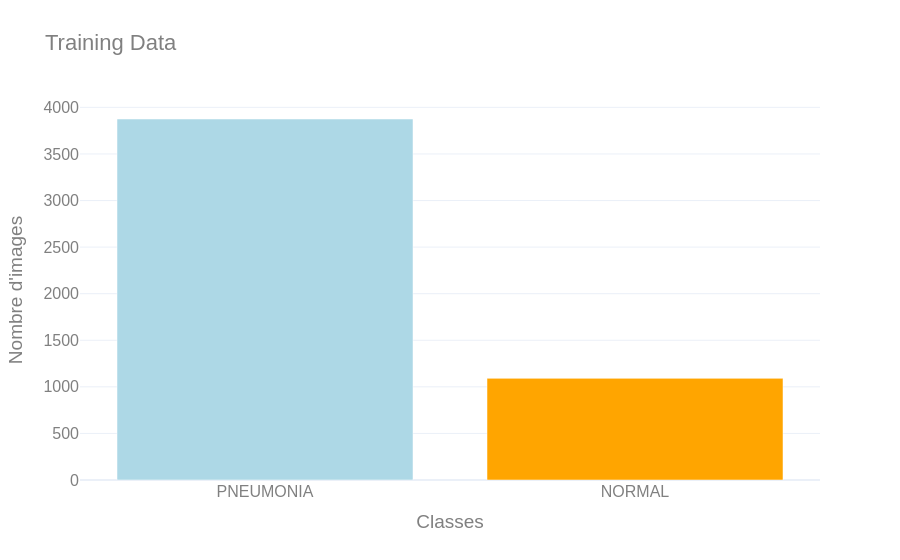
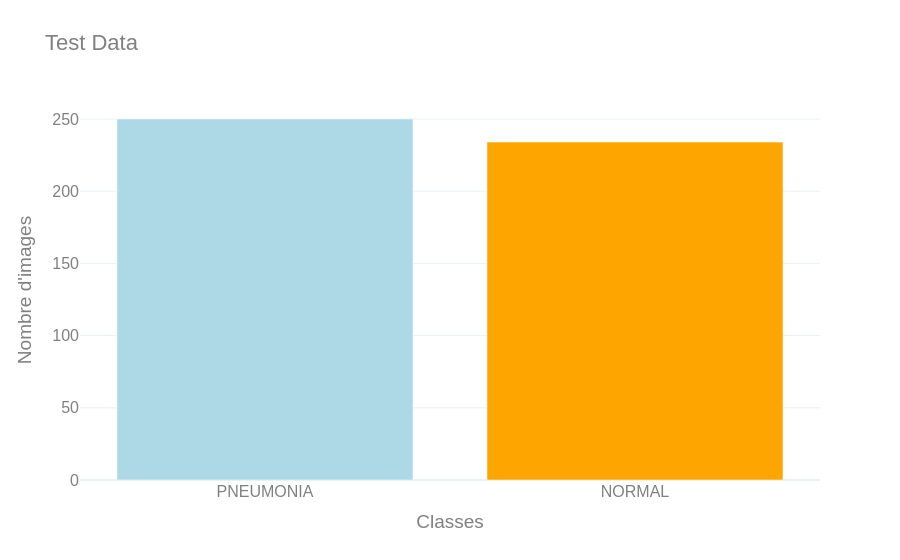
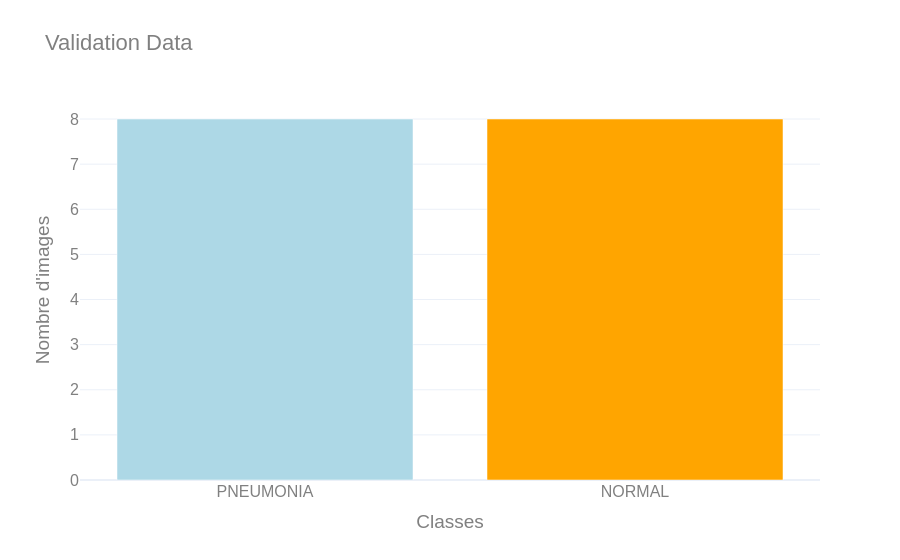

Source (notebook cell) for these figures, in order:
### Code cell
def plot_cases_count(df, title):
    cases_count = df["label"].value_counts().reindex(["PNEUMONIA", "NORMAL"])

    fig = go.Figure(
        data=[
            go.Bar(
                x=["PNEUMONIA", "NORMAL"],
                y=cases_count.values,
                marker_color=["lightblue", "orange"]
            )
        ]
    )

    fig.update_layout(
        title=title,
        xaxis_title="Classes",
        yaxis_title="Nombre d'images",
        font=dict(family="Century, sans-serif", size=16, color="grey"),
        template="plotly_white",
        hovermode="x unified",
        hoverlabel=dict(bgcolor="white", font_size=12),
    )
    return fig

fig_train = plot_cases_count(train_df, "Training Data")
fig_test = plot_cases_count(test_df, "Test Data")
fig_val = plot_cases_count(val_df, "Validation Data")

fig_train.show()
fig_test.show()
fig_val.show()

### Figure 1 — Plotly figure (JSON) as saved in the notebook; plotly's stock layout.template omitted (floating-point values rounded to 4 significant figures)
{"data": [{"marker": {"color": ["lightblue", "orange"]}, "type": "bar", "x": ["PNEUMONIA", "NORMAL"], "y": [3875, 1091]}], "layout": {"font": {"color": "grey", "family": "Century, sans-serif", "size": 16}, "hoverlabel": {"bgcolor": "white", "font": {"size": 12}}, "hovermode": "x unified", "title": {"text": "Training Data"}, "xaxis": {"title": {"text": "Classes"}}, "yaxis": {"title": {"text": "Nombre d'images"}}}}

### Figure 2 — Plotly figure (JSON) as saved in the notebook; plotly's stock layout.template omitted (floating-point values rounded to 4 significant figures)
{"data": [{"marker": {"color": ["lightblue", "orange"]}, "type": "bar", "x": ["PNEUMONIA", "NORMAL"], "y": [250, 234]}], "layout": {"font": {"color": "grey", "family": "Century, sans-serif", "size": 16}, "hoverlabel": {"bgcolor": "white", "font": {"size": 12}}, "hovermode": "x unified", "title": {"text": "Test Data"}, "xaxis": {"title": {"text": "Classes"}}, "yaxis": {"title": {"text": "Nombre d'images"}}}}

### Figure 3 — Plotly figure (JSON) as saved in the notebook; plotly's stock layout.template omitted (floating-point values rounded to 4 significant figures)
{"data": [{"marker": {"color": ["lightblue", "orange"]}, "type": "bar", "x": ["PNEUMONIA", "NORMAL"], "y": [8, 8]}], "layout": {"font": {"color": "grey", "family": "Century, sans-serif", "size": 16}, "hoverlabel": {"bgcolor": "white", "font": {"size": 12}}, "hovermode": "x unified", "title": {"text": "Validation Data"}, "xaxis": {"title": {"text": "Classes"}}, "yaxis": {"title": {"text": "Nombre d'images"}}}}
